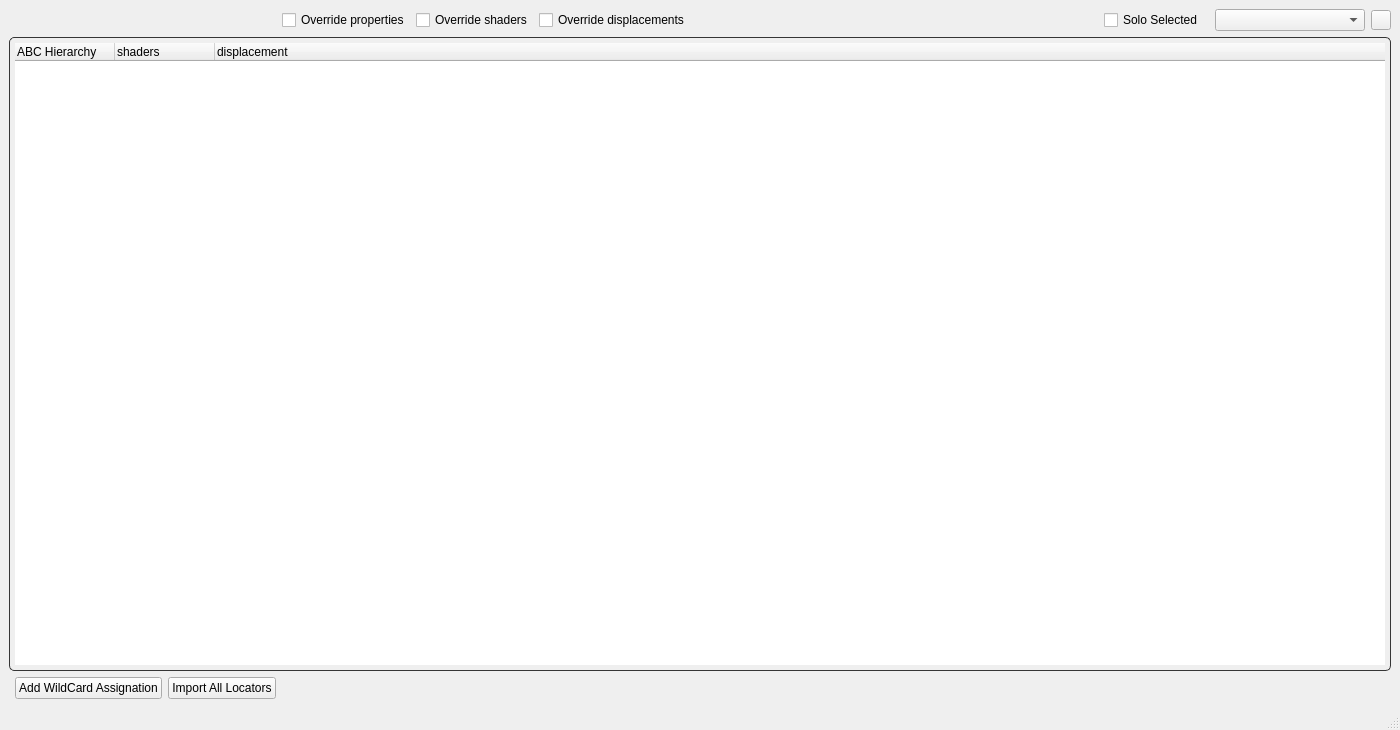
<?xml version="1.0" encoding="UTF-8"?>
<ui version="4.0">
 <class>NAM</class>
 <widget class="QMainWindow" name="NAM">
  <property name="geometry">
   <rect>
    <x>0</x>
    <y>0</y>
    <width>1400</width>
    <height>730</height>
   </rect>
  </property>
  <property name="minimumSize">
   <size>
    <width>1400</width>
    <height>0</height>
   </size>
  </property>
  <property name="baseSize">
   <size>
    <width>1280</width>
    <height>0</height>
   </size>
  </property>
  <property name="windowTitle">
   <string>Alembic Cache Manager</string>
  </property>
  <widget class="QWidget" name="centralwidget">
   <layout class="QGridLayout" name="gridLayout_2">
    <item row="1" column="0" colspan="2">
     <layout class="QGridLayout" name="gridLayout">
      <item row="0" column="5">
       <layout class="QHBoxLayout" name="horizontalLayout_3">
        <item>
         <widget class="QComboBox" name="renderLayer">
          <property name="minimumSize">
           <size>
            <width>150</width>
            <height>0</height>
           </size>
          </property>
         </widget>
        </item>
        <item>
         <widget class="QPushButton" name="layers_btn">
          <property name="minimumSize">
           <size>
            <width>20</width>
            <height>20</height>
           </size>
          </property>
          <property name="maximumSize">
           <size>
            <width>20</width>
            <height>20</height>
           </size>
          </property>
          <property name="text">
           <string/>
          </property>
         </widget>
        </item>
       </layout>
      </item>
      <item row="0" column="3">
       <layout class="QHBoxLayout" name="horizontalLayout_2">
        <item>
         <widget class="QCheckBox" name="overrideProps">
          <property name="text">
           <string>Override properties</string>
          </property>
         </widget>
        </item>
        <item>
         <widget class="QCheckBox" name="overrideShaders">
          <property name="text">
           <string>Override shaders</string>
          </property>
         </widget>
        </item>
        <item>
         <widget class="QCheckBox" name="overrideDisps">
          <property name="text">
           <string>Override displacements</string>
          </property>
         </widget>
        </item>
        <item>
         <spacer name="spacer">
          <property name="orientation">
           <enum>Qt::Horizontal</enum>
          </property>
          <property name="sizeHint" stdset="0">
           <size>
            <width>40</width>
            <height>20</height>
           </size>
          </property>
         </spacer>
        </item>
        <item>
         <widget class="QCheckBox" name="soloSelected">
          <property name="text">
           <string>Solo Selected</string>
          </property>
         </widget>
        </item>
       </layout>
      </item>
      <item row="1" column="0" colspan="6">
       <widget class="QSplitter" name="splitter">
        <property name="orientation">
         <enum>Qt::Vertical</enum>
        </property>
        <widget class="QTreeWidget" name="hierarchyWidget">
         <property name="mouseTracking">
          <bool>true</bool>
         </property>
         <property name="styleSheet">
          <string notr="true">QTreeWidget

{

border-style:solid;
    
border-width:1px;
    
border-color:#353535;
    
color:silver;
    
padding:5px;
    
border-top-right-radius : 5px;
    
border-top-left-radius : 5px;   
    
border-bottom-left-radius : 5px;
    
border-bottom-right-radius : 5px;   
}



QTreeWidget::item:hover

{

border: none;
    
background: #000000;
    
border-radius: 3px;
}

QTreeWidget::item:previously-selected



{

border: none;
}



QTreeWidget::item:selected, QTreeWidget::item:previously-selected

{

border: none;
}</string>
         </property>
         <property name="dragDropMode">
          <enum>QAbstractItemView::DropOnly</enum>
         </property>
         <property name="alternatingRowColors">
          <bool>true</bool>
         </property>
         <property name="selectionMode">
          <enum>QAbstractItemView::ExtendedSelection</enum>
         </property>
         <property name="rootIsDecorated">
          <bool>true</bool>
         </property>
         <property name="uniformRowHeights">
          <bool>false</bool>
         </property>
         <property name="sortingEnabled">
          <bool>false</bool>
         </property>
         <property name="columnCount">
          <number>3</number>
         </property>
         <attribute name="headerVisible">
          <bool>true</bool>
         </attribute>
         <attribute name="headerVisible">
          <bool>true</bool>
         </attribute>
         <column>
          <property name="text">
           <string>ABC Hierarchy</string>
          </property>
         </column>
         <column>
          <property name="text">
           <string>shaders</string>
          </property>
         </column>
         <column>
          <property name="text">
           <string>displacement</string>
          </property>
         </column>
        </widget>
       </widget>
      </item>
      <item row="2" column="1">
       <widget class="QPushButton" name="wildCardButton">
        <property name="maximumSize">
         <size>
          <width>200</width>
          <height>16777215</height>
         </size>
        </property>
        <property name="text">
         <string>Add WildCard Assignation</string>
        </property>
       </widget>
      </item>
      <item row="2" column="2">
       <widget class="QPushButton" name="locatorsButton">
        <property name="text">
         <string>Import All Locators</string>
        </property>
       </widget>
      </item>
     </layout>
    </item>
   </layout>
  </widget>
  <widget class="QMenuBar" name="menubar">
   <property name="geometry">
    <rect>
     <x>0</x>
     <y>0</y>
     <width>1400</width>
     <height>25</height>
    </rect>
   </property>
  </widget>
  <widget class="QStatusBar" name="statusbar"/>
 </widget>
 <resources/>
 <connections/>
</ui>
